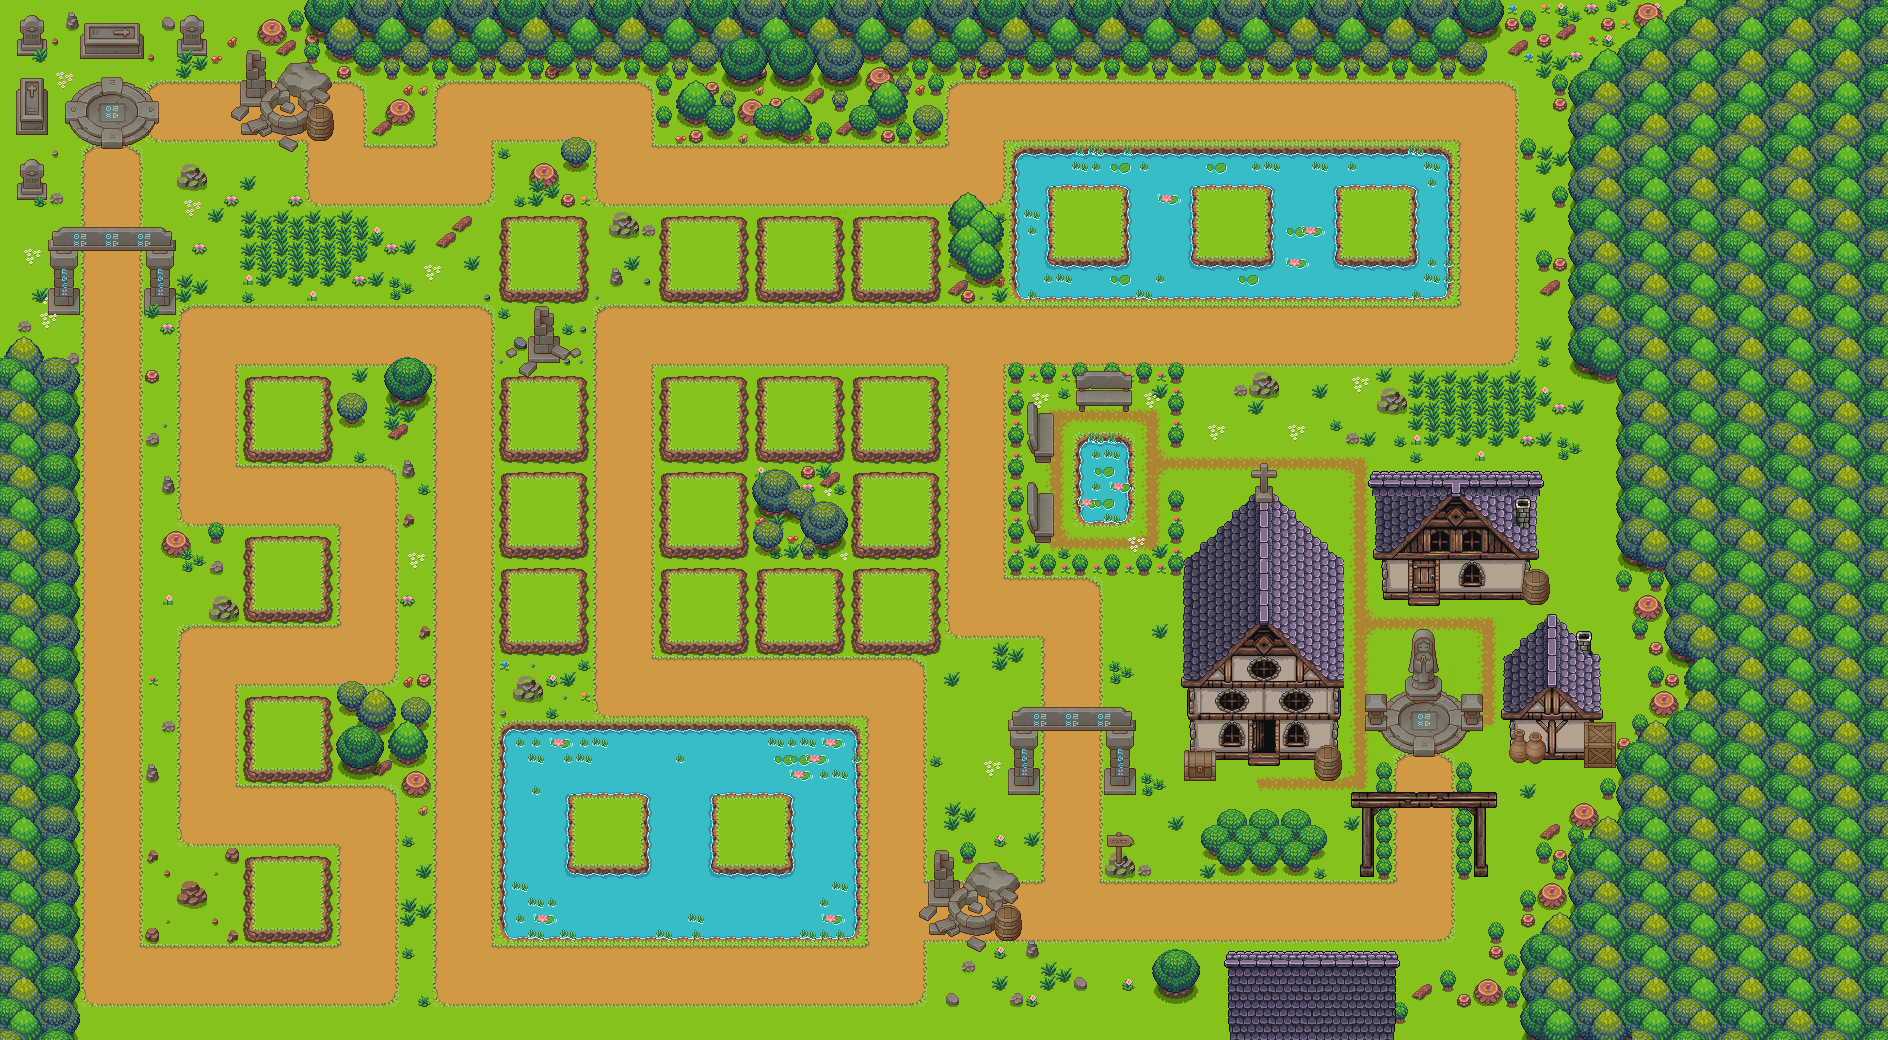

Below is a game level as drawn by its tile map, then a one-line description and the .tmx that defines it (tile-layer data replaced by summaries):
An orthogonal 118x65 tile map with 16x16 px tiles, 7 tile layers (Main Layer, Sub Layer, Accent1, Accent2, ...), 3 hidden layers not drawn, 5 tilesets.

<map version="1.9" tiledversion="1.9.2" orientation="orthogonal" renderorder="right-down" width="118" height="65" tilewidth="16" tileheight="16" infinite="0" nextlayerid="12" nextobjectid="1">
 <tileset firstgid="1" source="terrain tiles.tsx" />
 <tileset firstgid="385" source="waterfalls.tsx" />
 <tileset firstgid="721" source="TX Props.tsx" />
 <tileset firstgid="1745" source="Decorations.tsx" />
 <tileset firstgid="2065" source="houses.tsx" />
 <layer id="1" name="Main Layer" width="118" height="65">
  <data>[7670 cells, 7670 non-empty, 26 distinct tile ids]</data>
 </layer>
 <layer id="3" name="Sub Layer" width="118" height="65">
  <data>[7670 cells, 3606 non-empty, 464 distinct tile ids]</data>
 </layer>
 <layer id="4" name="Accent1" width="118" height="65">
  <data>[7670 cells, 1823 non-empty, 173 distinct tile ids]</data>
 </layer>
 <layer id="5" name="Accent2" width="118" height="65">
  <data>[7670 cells, 1982 non-empty, 226 distinct tile ids]</data>
 </layer>
 <layer id="6" name="Accent3" width="118" height="65">
  <data>[7670 cells, 990 non-empty, 107 distinct tile ids]</data>
 </layer>
 <layer id="7" name="GroundPath" width="118" height="65" visible="0">
  <data>[7670 cells, 1528 non-empty, 7 distinct tile ids]</data>
 </layer>
 <layer id="8" name="FlyingPath" width="118" height="65" visible="0">
  <data>[7670 cells, 1088 non-empty, 7 distinct tile ids]</data>
 </layer>
 <layer id="9" name="Overlayer1" width="118" height="65">
  <data>[7670 cells, 52 non-empty, 18 distinct tile ids]</data>
 </layer>
 <layer id="10" name="Overlayer2" width="118" height="65">
  <data>[7670 cells, 24 non-empty, 4 distinct tile ids]</data>
 </layer>
 <layer id="11" name="TowerSlots" width="118" height="65" visible="0">
  <data>[7670 cells, 24 non-empty, 1 distinct tile ids]</data>
 </layer>
</map>
